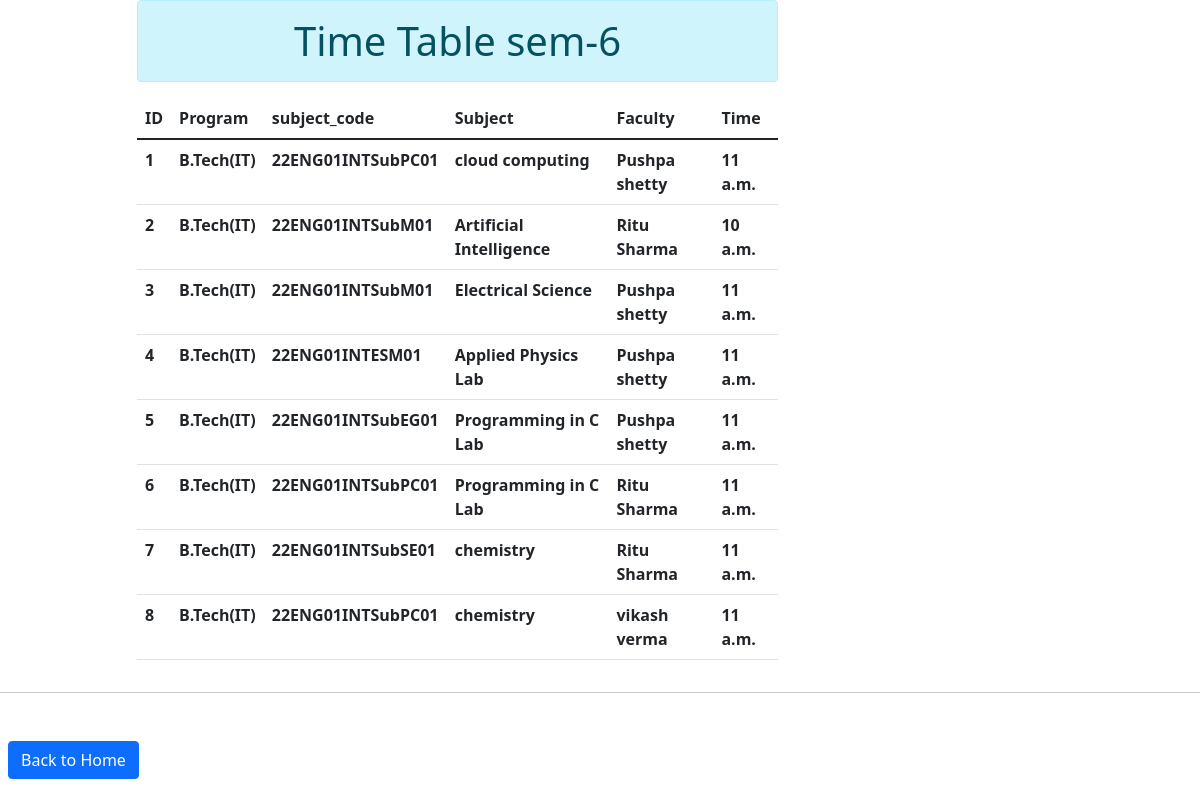
The app's page /sem6 (signed in) with its own data.
### timetableA/models.py (models this page shows)
class Sem6(models.Model):
    user = models.ForeignKey(User, on_delete=models.CASCADE,null=True)
    Program = models.CharField(max_length= 50)
    subject_code = models.CharField(max_length=50,null=True)
    subject = models.CharField(max_length=50)
    Faculty = models.CharField(max_length=50,null=True)
    time = models.TimeField(null=True)
    class Meta:
        verbose_name = 'Sem6'
        verbose_name_plural = 'Sem6'

### timetableA/views.py (the view)
# urls.py: path('sem6',views.sem6,name='sem6'),
@login_required
def sem6(request):
    timetablesem6 = Sem6.objects.all()
    return render(request, 'sem6.html',{'timetablesem6':timetablesem6})

### Templates/sem6.html (shortened to what this page needs)
<!DOCTYPE html>
<html lang="en">
<head>
    <link href="https://cdn.jsdelivr.net/npm/bootstrap@5.1.3/dist/css/bootstrap.min.css" rel="stylesheet">
</head>
<body>
    <!DOCTYPE html>
<html lang="en">
<head>
    <link href="https://cdn.jsdelivr.net/npm/bootstrap@5.1.3/dist/css/bootstrap.min.css" rel="stylesheet">
</head>
<body>
        <div class="container">
            <div class="row">
                <div class="col-sm-7 offset-1">
                    <h1 class="text-center alert alert-info">Time Table sem-6</h1>
                    {% if timetablesem6 %}
                    <table class="table table-hover">
                        <thead>
                          <tr>
                            <th scope="col">ID</th>
                            <th scope="col">Program</th>
                            <th scope="col">subject_code</th>
                            <th scope="col">Subject</th>
                            <th scope="col">Faculty</th>
                            <th scope="col">Time</th>
                          </tr>
                        </thead>
                        <tbody>
                            {% for st in timetablesem6 %}
                          <tr>
                            <th scope="row">{{st.id}}</th>
                            <th scope="row">{{st.Program}}</th>
                            <th scope="row">{{st.subject_code}}</th>
                            <th scope="row">{{st.subject}}</th>
                            <th scope="row">{{st.Faculty}}</th>
                            <th scope="row">{{st.time}}</th>
                          </tr>
                          {% endfor %}
                        </tbody>
                      </table>
                    {% else %}
                    <h1 class='text-center alert alert-danger'>no data</h1>
                    {% endif %}
                </div>
            </div>
        </div>
        <hr><br>
        <a  class="btn btn-primary m-2" href="{% url 'home' %}">Back to Home</a>
</body>
</html>
</body>
</html>

### records on screen
Sem6: id "1", Program "B.Tech(IT)", subject_code "22ENG01INTSubPC01", subject "cloud computing", Faculty "Pushpa shetty", time "11 a.m."
Sem6: id "2", Program "B.Tech(IT)", subject_code "22ENG01INTSubM01", subject "Artificial Intelligence", Faculty "Ritu Sharma", time "10 a.m."
Sem6: id "3", Program "B.Tech(IT)", subject_code "22ENG01INTSubM01", subject "Electrical Science", Faculty "Pushpa shetty", time "11 a.m."
Sem6: id "4", Program "B.Tech(IT)", subject_code "22ENG01INTESM01", subject "Applied Physics Lab", Faculty "Pushpa shetty", time "11 a.m."
Sem6: id "5", Program "B.Tech(IT)", subject_code "22ENG01INTSubEG01", subject "Programming in C Lab", Faculty "Pushpa shetty", time "11 a.m."
Sem6: id "6", Program "B.Tech(IT)", subject_code "22ENG01INTSubPC01", subject "Programming in C Lab", Faculty "Ritu Sharma", time "11 a.m."
Sem6: id "7", Program "B.Tech(IT)", subject_code "22ENG01INTSubSE01", subject "chemistry", Faculty "Ritu Sharma", time "11 a.m."
Sem6: id "8", Program "B.Tech(IT)", subject_code "22ENG01INTSubPC01", subject "chemistry", Faculty "vikash verma", time "11 a.m."
